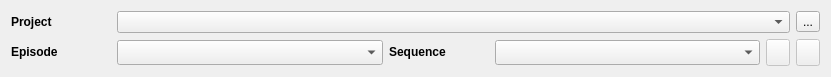
<?xml version="1.0" encoding="UTF-8"?>
<ui version="4.0">
 <class>ProjectNavWidget</class>
 <widget class="QWidget" name="ProjectNavWidget">
  <property name="geometry">
   <rect>
    <x>0</x>
    <y>0</y>
    <width>831</width>
    <height>77</height>
   </rect>
  </property>
  <property name="windowTitle">
   <string>Form</string>
  </property>
  <layout class="QVBoxLayout" name="verticalLayout">
   <item>
    <layout class="QHBoxLayout" name="horizontalLayoutProject">
     <item>
      <layout class="QVBoxLayout" name="verticalLayoutProject">
       <item>
        <layout class="QHBoxLayout" name="horizontalLayoutProjectTitle">
         <item>
          <widget class="QLabel" name="labelProject">
           <property name="minimumSize">
            <size>
             <width>100</width>
             <height>0</height>
            </size>
           </property>
           <property name="font">
            <font>
             <weight>75</weight>
             <bold>true</bold>
            </font>
           </property>
           <property name="text">
            <string>Project</string>
           </property>
           <property name="alignment">
            <set>Qt::AlignLeading|Qt::AlignLeft|Qt::AlignVCenter</set>
           </property>
          </widget>
         </item>
         <item>
          <widget class="QComboBox" name="comboBoxProject">
           <property name="enabled">
            <bool>true</bool>
           </property>
           <property name="sizePolicy">
            <sizepolicy hsizetype="Expanding" vsizetype="Fixed">
             <horstretch>1</horstretch>
             <verstretch>0</verstretch>
            </sizepolicy>
           </property>
          </widget>
         </item>
         <item>
          <widget class="QToolButton" name="toolButtonRefresh">
           <property name="toolTip">
            <string>Refresh</string>
           </property>
           <property name="text">
            <string>...</string>
           </property>
          </widget>
         </item>
        </layout>
       </item>
       <item>
        <layout class="QHBoxLayout" name="horizontalLayoutEpisodeSequence">
         <item>
          <widget class="QLabel" name="labelShotEpisode">
           <property name="sizePolicy">
            <sizepolicy hsizetype="Fixed" vsizetype="Fixed">
             <horstretch>0</horstretch>
             <verstretch>0</verstretch>
            </sizepolicy>
           </property>
           <property name="minimumSize">
            <size>
             <width>100</width>
             <height>0</height>
            </size>
           </property>
           <property name="maximumSize">
            <size>
             <width>60</width>
             <height>16777215</height>
            </size>
           </property>
           <property name="font">
            <font>
             <weight>75</weight>
             <bold>true</bold>
            </font>
           </property>
           <property name="text">
            <string>Episode</string>
           </property>
           <property name="alignment">
            <set>Qt::AlignLeading|Qt::AlignLeft|Qt::AlignVCenter</set>
           </property>
          </widget>
         </item>
         <item>
          <widget class="QComboBox" name="comboBoxEpisode">
           <property name="enabled">
            <bool>true</bool>
           </property>
           <property name="sizePolicy">
            <sizepolicy hsizetype="Expanding" vsizetype="Fixed">
             <horstretch>0</horstretch>
             <verstretch>0</verstretch>
            </sizepolicy>
           </property>
           <property name="minimumSize">
            <size>
             <width>200</width>
             <height>0</height>
            </size>
           </property>
           <property name="maximumSize">
            <size>
             <width>16777215</width>
             <height>25</height>
            </size>
           </property>
          </widget>
         </item>
         <item>
          <widget class="QLabel" name="labelShotSequence">
           <property name="sizePolicy">
            <sizepolicy hsizetype="Fixed" vsizetype="Fixed">
             <horstretch>0</horstretch>
             <verstretch>0</verstretch>
            </sizepolicy>
           </property>
           <property name="minimumSize">
            <size>
             <width>100</width>
             <height>0</height>
            </size>
           </property>
           <property name="maximumSize">
            <size>
             <width>60</width>
             <height>16777215</height>
            </size>
           </property>
           <property name="font">
            <font>
             <weight>75</weight>
             <bold>true</bold>
            </font>
           </property>
           <property name="text">
            <string>Sequence</string>
           </property>
           <property name="alignment">
            <set>Qt::AlignLeading|Qt::AlignLeft|Qt::AlignVCenter</set>
           </property>
          </widget>
         </item>
         <item>
          <widget class="QComboBox" name="comboBoxSequence">
           <property name="enabled">
            <bool>true</bool>
           </property>
           <property name="sizePolicy">
            <sizepolicy hsizetype="Expanding" vsizetype="Fixed">
             <horstretch>0</horstretch>
             <verstretch>0</verstretch>
            </sizepolicy>
           </property>
           <property name="minimumSize">
            <size>
             <width>200</width>
             <height>0</height>
            </size>
           </property>
           <property name="maximumSize">
            <size>
             <width>16777215</width>
             <height>25</height>
            </size>
           </property>
          </widget>
         </item>
         <item>
          <widget class="QToolButton" name="toolButtonTaskTypes">
           <property name="enabled">
            <bool>false</bool>
           </property>
           <property name="sizePolicy">
            <sizepolicy hsizetype="Minimum" vsizetype="Minimum">
             <horstretch>0</horstretch>
             <verstretch>0</verstretch>
            </sizepolicy>
           </property>
           <property name="toolTip">
            <string>Filter by Task Type</string>
           </property>
           <property name="statusTip">
            <string/>
           </property>
           <property name="text">
            <string/>
           </property>
          </widget>
         </item>
         <item>
          <widget class="QToolButton" name="toolButtonStatusTypes">
           <property name="enabled">
            <bool>false</bool>
           </property>
           <property name="sizePolicy">
            <sizepolicy hsizetype="Minimum" vsizetype="Minimum">
             <horstretch>0</horstretch>
             <verstretch>0</verstretch>
            </sizepolicy>
           </property>
           <property name="toolTip">
            <string>Filter by Task Status</string>
           </property>
           <property name="statusTip">
            <string/>
           </property>
           <property name="text">
            <string/>
           </property>
          </widget>
         </item>
        </layout>
       </item>
      </layout>
     </item>
    </layout>
   </item>
  </layout>
 </widget>
 <resources/>
 <connections/>
</ui>
